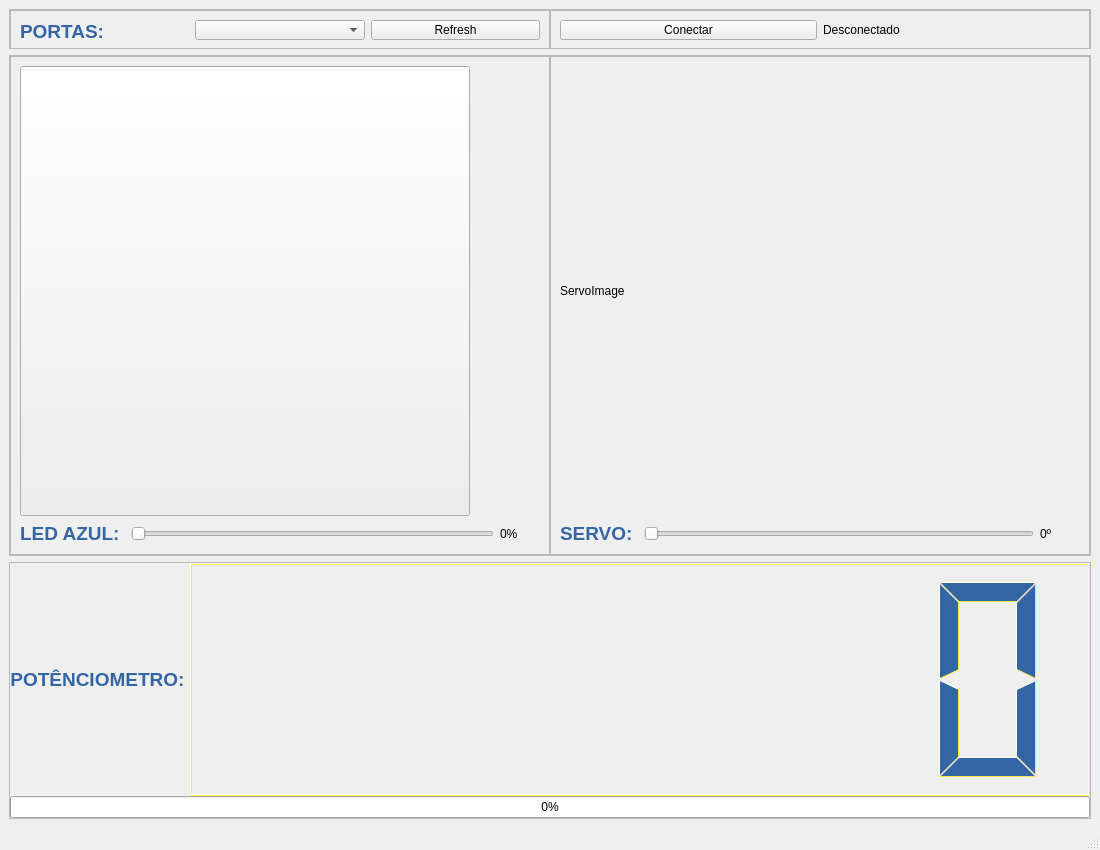
<?xml version="1.0" encoding="UTF-8"?>
<ui version="4.0">
 <class>MainWindow</class>
 <widget class="QMainWindow" name="MainWindow">
  <property name="geometry">
   <rect>
    <x>0</x>
    <y>0</y>
    <width>1100</width>
    <height>850</height>
   </rect>
  </property>
  <property name="maximumSize">
   <size>
    <width>1100</width>
    <height>850</height>
   </size>
  </property>
  <property name="windowTitle">
   <string>MainWindow</string>
  </property>
  <widget class="QWidget" name="centralwidget">
   <property name="maximumSize">
    <size>
     <width>1100</width>
     <height>16777215</height>
    </size>
   </property>
   <layout class="QVBoxLayout" name="verticalLayout_3">
    <item>
     <widget class="QFrame" name="frame_2">
      <property name="minimumSize">
       <size>
        <width>900</width>
        <height>40</height>
       </size>
      </property>
      <property name="maximumSize">
       <size>
        <width>1100</width>
        <height>40</height>
       </size>
      </property>
      <property name="frameShape">
       <enum>QFrame::StyledPanel</enum>
      </property>
      <property name="frameShadow">
       <enum>QFrame::Raised</enum>
      </property>
      <layout class="QHBoxLayout" name="horizontalLayout_7">
       <property name="spacing">
        <number>0</number>
       </property>
       <property name="leftMargin">
        <number>0</number>
       </property>
       <property name="topMargin">
        <number>0</number>
       </property>
       <property name="rightMargin">
        <number>0</number>
       </property>
       <property name="bottomMargin">
        <number>0</number>
       </property>
       <item>
        <widget class="QFrame" name="connection_list">
         <property name="minimumSize">
          <size>
           <width>450</width>
           <height>40</height>
          </size>
         </property>
         <property name="maximumSize">
          <size>
           <width>550</width>
           <height>40</height>
          </size>
         </property>
         <property name="frameShape">
          <enum>QFrame::StyledPanel</enum>
         </property>
         <property name="frameShadow">
          <enum>QFrame::Raised</enum>
         </property>
         <layout class="QHBoxLayout" name="horizontalLayout_4">
          <item>
           <widget class="QLabel" name="label_4">
            <property name="text">
             <string>&lt;html&gt;&lt;head/&gt;&lt;body&gt;&lt;p&gt;&lt;span style=&quot; font-size:14pt; font-weight:600; color:#3465a4;&quot;&gt;PORTAS: &lt;/span&gt;&lt;/p&gt;&lt;/body&gt;&lt;/html&gt;</string>
            </property>
           </widget>
          </item>
          <item>
           <widget class="QComboBox" name="deviceList"/>
          </item>
          <item>
           <widget class="QPushButton" name="refresh">
            <property name="text">
             <string>Refresh</string>
            </property>
           </widget>
          </item>
         </layout>
        </widget>
       </item>
       <item>
        <widget class="QFrame" name="connection_device">
         <property name="minimumSize">
          <size>
           <width>450</width>
           <height>40</height>
          </size>
         </property>
         <property name="maximumSize">
          <size>
           <width>550</width>
           <height>40</height>
          </size>
         </property>
         <property name="frameShape">
          <enum>QFrame::StyledPanel</enum>
         </property>
         <property name="frameShadow">
          <enum>QFrame::Raised</enum>
         </property>
         <layout class="QHBoxLayout" name="horizontalLayout_5">
          <item>
           <widget class="QPushButton" name="connectBoard">
            <property name="text">
             <string>Conectar</string>
            </property>
           </widget>
          </item>
          <item>
           <widget class="QLabel" name="connectionStatus">
            <property name="text">
             <string>Desconectado</string>
            </property>
           </widget>
          </item>
         </layout>
        </widget>
       </item>
      </layout>
     </widget>
    </item>
    <item>
     <widget class="QFrame" name="frame">
      <property name="minimumSize">
       <size>
        <width>900</width>
        <height>490</height>
       </size>
      </property>
      <property name="maximumSize">
       <size>
        <width>1100</width>
        <height>550</height>
       </size>
      </property>
      <property name="frameShape">
       <enum>QFrame::StyledPanel</enum>
      </property>
      <property name="frameShadow">
       <enum>QFrame::Raised</enum>
      </property>
      <layout class="QHBoxLayout" name="horizontalLayout">
       <property name="spacing">
        <number>0</number>
       </property>
       <property name="leftMargin">
        <number>0</number>
       </property>
       <property name="topMargin">
        <number>0</number>
       </property>
       <property name="rightMargin">
        <number>0</number>
       </property>
       <property name="bottomMargin">
        <number>0</number>
       </property>
       <item>
        <widget class="QFrame" name="led_control">
         <property name="minimumSize">
          <size>
           <width>450</width>
           <height>490</height>
          </size>
         </property>
         <property name="maximumSize">
          <size>
           <width>550</width>
           <height>550</height>
          </size>
         </property>
         <property name="focusPolicy">
          <enum>Qt::ClickFocus</enum>
         </property>
         <property name="layoutDirection">
          <enum>Qt::LeftToRight</enum>
         </property>
         <property name="frameShape">
          <enum>QFrame::StyledPanel</enum>
         </property>
         <property name="frameShadow">
          <enum>QFrame::Raised</enum>
         </property>
         <layout class="QVBoxLayout" name="verticalLayout_2">
          <item>
           <widget class="QPushButton" name="ledButton">
            <property name="minimumSize">
             <size>
              <width>450</width>
              <height>450</height>
             </size>
            </property>
            <property name="maximumSize">
             <size>
              <width>450</width>
              <height>450</height>
             </size>
            </property>
            <property name="cursor">
             <cursorShape>PointingHandCursor</cursorShape>
            </property>
            <property name="layoutDirection">
             <enum>Qt::LeftToRight</enum>
            </property>
            <property name="autoFillBackground">
             <bool>false</bool>
            </property>
            <property name="text">
             <string/>
            </property>
            <property name="iconSize">
             <size>
              <width>450</width>
              <height>450</height>
             </size>
            </property>
           </widget>
          </item>
          <item>
           <layout class="QHBoxLayout" name="barra_led_azul">
            <item>
             <widget class="QLabel" name="label">
              <property name="text">
               <string>&lt;html&gt;&lt;head/&gt;&lt;body&gt;&lt;p&gt;&lt;span style=&quot; font-size:14pt; font-weight:600; color:#3465a4;&quot;&gt;LED AZUL: &lt;/span&gt;&lt;/p&gt;&lt;/body&gt;&lt;/html&gt;</string>
              </property>
             </widget>
            </item>
            <item>
             <widget class="QSlider" name="sliderLedAzul">
              <property name="maximum">
               <number>255</number>
              </property>
              <property name="orientation">
               <enum>Qt::Horizontal</enum>
              </property>
             </widget>
            </item>
            <item>
             <widget class="QLabel" name="luminosidadeLed">
              <property name="minimumSize">
               <size>
                <width>40</width>
                <height>0</height>
               </size>
              </property>
              <property name="text">
               <string>0%</string>
              </property>
             </widget>
            </item>
           </layout>
          </item>
         </layout>
        </widget>
       </item>
       <item>
        <widget class="QFrame" name="servo_control">
         <property name="minimumSize">
          <size>
           <width>450</width>
           <height>490</height>
          </size>
         </property>
         <property name="maximumSize">
          <size>
           <width>550</width>
           <height>550</height>
          </size>
         </property>
         <property name="frameShape">
          <enum>QFrame::StyledPanel</enum>
         </property>
         <property name="frameShadow">
          <enum>QFrame::Raised</enum>
         </property>
         <layout class="QVBoxLayout" name="verticalLayout_4">
          <item>
           <widget class="QLabel" name="servoImage">
            <property name="minimumSize">
             <size>
              <width>450</width>
              <height>450</height>
             </size>
            </property>
            <property name="maximumSize">
             <size>
              <width>450</width>
              <height>450</height>
             </size>
            </property>
            <property name="text">
             <string>ServoImage</string>
            </property>
           </widget>
          </item>
          <item>
           <layout class="QHBoxLayout" name="horizontalLayout_3">
            <item>
             <widget class="QLabel" name="label_3">
              <property name="text">
               <string>&lt;html&gt;&lt;head/&gt;&lt;body&gt;&lt;p&gt;&lt;span style=&quot; font-size:14pt; font-weight:600; color:#3465a4;&quot;&gt;SERVO: &lt;/span&gt;&lt;/p&gt;&lt;/body&gt;&lt;/html&gt;</string>
              </property>
             </widget>
            </item>
            <item>
             <widget class="QSlider" name="sliderServo">
              <property name="maximum">
               <number>255</number>
              </property>
              <property name="orientation">
               <enum>Qt::Horizontal</enum>
              </property>
             </widget>
            </item>
            <item>
             <widget class="QLabel" name="servoPosition">
              <property name="minimumSize">
               <size>
                <width>40</width>
                <height>0</height>
               </size>
              </property>
              <property name="text">
               <string>0º</string>
              </property>
             </widget>
            </item>
           </layout>
          </item>
         </layout>
        </widget>
       </item>
      </layout>
     </widget>
    </item>
    <item>
     <widget class="QFrame" name="potenciometer_data">
      <property name="minimumSize">
       <size>
        <width>900</width>
        <height>200</height>
       </size>
      </property>
      <property name="maximumSize">
       <size>
        <width>1100</width>
        <height>300</height>
       </size>
      </property>
      <property name="frameShape">
       <enum>QFrame::StyledPanel</enum>
      </property>
      <property name="frameShadow">
       <enum>QFrame::Raised</enum>
      </property>
      <layout class="QVBoxLayout" name="verticalLayout">
       <property name="spacing">
        <number>0</number>
       </property>
       <property name="leftMargin">
        <number>0</number>
       </property>
       <property name="topMargin">
        <number>0</number>
       </property>
       <property name="rightMargin">
        <number>0</number>
       </property>
       <property name="bottomMargin">
        <number>0</number>
       </property>
       <item>
        <layout class="QHBoxLayout" name="horizontalLayout_2">
         <item>
          <widget class="QLabel" name="labelPotenciometer">
           <property name="maximumSize">
            <size>
             <width>180</width>
             <height>16777215</height>
            </size>
           </property>
           <property name="text">
            <string>&lt;html&gt;&lt;head/&gt;&lt;body&gt;&lt;p&gt;&lt;span style=&quot; font-size:14pt; font-weight:600; color:#3465a4;&quot;&gt;POTÊNCIOMETRO: &lt;/span&gt;&lt;/p&gt;&lt;/body&gt;&lt;/html&gt;</string>
           </property>
           <property name="alignment">
            <set>Qt::AlignCenter</set>
           </property>
          </widget>
         </item>
         <item>
          <widget class="QLCDNumber" name="lcdNumber">
           <property name="minimumSize">
            <size>
             <width>200</width>
             <height>135</height>
            </size>
           </property>
           <property name="palette">
            <palette>
             <active>
              <colorrole role="WindowText">
               <brush brushstyle="SolidPattern">
                <color alpha="255">
                 <red>52</red>
                 <green>101</green>
                 <blue>164</blue>
                </color>
               </brush>
              </colorrole>
              <colorrole role="Dark">
               <brush brushstyle="SolidPattern">
                <color alpha="255">
                 <red>252</red>
                 <green>233</green>
                 <blue>79</blue>
                </color>
               </brush>
              </colorrole>
              <colorrole role="Text">
               <brush brushstyle="SolidPattern">
                <color alpha="255">
                 <red>0</red>
                 <green>0</green>
                 <blue>0</blue>
                </color>
               </brush>
              </colorrole>
              <colorrole role="ButtonText">
               <brush brushstyle="SolidPattern">
                <color alpha="255">
                 <red>0</red>
                 <green>0</green>
                 <blue>0</blue>
                </color>
               </brush>
              </colorrole>
              <colorrole role="PlaceholderText">
               <brush brushstyle="SolidPattern">
                <color alpha="128">
                 <red>0</red>
                 <green>0</green>
                 <blue>0</blue>
                </color>
               </brush>
              </colorrole>
             </active>
             <inactive>
              <colorrole role="WindowText">
               <brush brushstyle="SolidPattern">
                <color alpha="255">
                 <red>52</red>
                 <green>101</green>
                 <blue>164</blue>
                </color>
               </brush>
              </colorrole>
              <colorrole role="Dark">
               <brush brushstyle="SolidPattern">
                <color alpha="255">
                 <red>252</red>
                 <green>233</green>
                 <blue>79</blue>
                </color>
               </brush>
              </colorrole>
              <colorrole role="Text">
               <brush brushstyle="SolidPattern">
                <color alpha="255">
                 <red>0</red>
                 <green>0</green>
                 <blue>0</blue>
                </color>
               </brush>
              </colorrole>
              <colorrole role="ButtonText">
               <brush brushstyle="SolidPattern">
                <color alpha="255">
                 <red>0</red>
                 <green>0</green>
                 <blue>0</blue>
                </color>
               </brush>
              </colorrole>
              <colorrole role="PlaceholderText">
               <brush brushstyle="SolidPattern">
                <color alpha="128">
                 <red>0</red>
                 <green>0</green>
                 <blue>0</blue>
                </color>
               </brush>
              </colorrole>
             </inactive>
             <disabled>
              <colorrole role="WindowText">
               <brush brushstyle="SolidPattern">
                <color alpha="255">
                 <red>252</red>
                 <green>233</green>
                 <blue>79</blue>
                </color>
               </brush>
              </colorrole>
              <colorrole role="Dark">
               <brush brushstyle="SolidPattern">
                <color alpha="255">
                 <red>252</red>
                 <green>233</green>
                 <blue>79</blue>
                </color>
               </brush>
              </colorrole>
              <colorrole role="Text">
               <brush brushstyle="SolidPattern">
                <color alpha="255">
                 <red>252</red>
                 <green>233</green>
                 <blue>79</blue>
                </color>
               </brush>
              </colorrole>
              <colorrole role="ButtonText">
               <brush brushstyle="SolidPattern">
                <color alpha="255">
                 <red>252</red>
                 <green>233</green>
                 <blue>79</blue>
                </color>
               </brush>
              </colorrole>
              <colorrole role="PlaceholderText">
               <brush brushstyle="SolidPattern">
                <color alpha="128">
                 <red>0</red>
                 <green>0</green>
                 <blue>0</blue>
                </color>
               </brush>
              </colorrole>
             </disabled>
            </palette>
           </property>
           <property name="digitCount">
            <number>7</number>
           </property>
          </widget>
         </item>
        </layout>
       </item>
       <item>
        <widget class="QProgressBar" name="progressBar">
         <property name="value">
          <number>0</number>
         </property>
        </widget>
       </item>
      </layout>
     </widget>
    </item>
   </layout>
  </widget>
  <widget class="QMenuBar" name="menubar">
   <property name="geometry">
    <rect>
     <x>0</x>
     <y>0</y>
     <width>1100</width>
     <height>21</height>
    </rect>
   </property>
  </widget>
  <widget class="QStatusBar" name="statusbar"/>
 </widget>
 <resources/>
 <connections/>
</ui>
